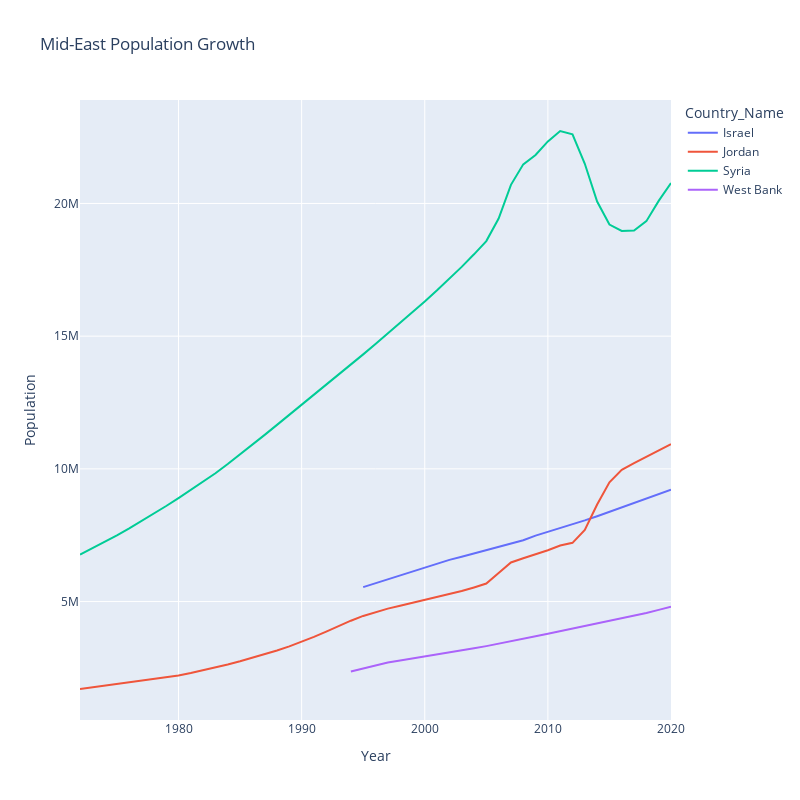

The cell this chart's notebook holds for it:
### Markdown cell above
# Plot new data

### Code cell
plot_gdp = px.line(df_plot.query('Country_Name.isin(["West Bank", "Israel", "Jordan", "Syria"])'), 'Year', 'Population', 
                   color='Country_Name', width=800, height=800, title='Mid-East Population Growth')
plot_gdp.show()

### Figure 1 — Plotly figure (JSON) as saved in the notebook; plotly's stock layout.template omitted (floating-point values rounded to 4 significant figures)
{"data": [{"hovertemplate": "Country_Name=Israel<br>Year=%{x}<br>Population=%{y}<extra></extra>", "legendgroup": "Israel", "line": {"color": "#636efa", "dash": "solid"}, "marker": {"symbol": "circle"}, "mode": "lines", "name": "Israel", "orientation": "v", "showlegend": true, "type": "scatter", "x": [1995, 1996, 1997, 1998, 1999, 2000, 2001, 2002, 2003, 2004, 2005, 2006, 2007, 2008, 2009, 2010, 2011, 2012, 2013, 2014, 2015, 2016, 2017, 2018, 2019, 2020], "xaxis": "x", "y": [5545000, 5692000, 5836000, 5971000, 6125000, 6289000, 6439000, 6570000, 6689700, 6809000, 6930100, 7053700, 7180100, 7308800, 7485600, 7623600, 7765800, 7910500, 8059500, 8215700, 8380100, 8546000, 8713300, 8882800, 9054000, 9215100], "yaxis": "y"}, {"hovertemplate": "Country_Name=Jordan<br>Year=%{x}<br>Population=%{y}<extra></extra>", "legendgroup": "Jordan", "line": {"color": "#EF553B", "dash": "solid"}, "marker": {"symbol": "circle"}, "mode": "lines", "name": "Jordan", "orientation": "v", "showlegend": true, "type": "scatter", "x": [1972, 1973, 1974, 1975, 1976, 1977, 1978, 1979, 1980, 1981, 1982, 1983, 1984, 1985, 1986, 1987, 1988, 1989, 1990, 1991, 1992, 1993, 1994, 1995, 1996, 1997, 1998, 1999, 2000, 2001, 2002, 2003, 2004, 2005, 2006, 2007, 2008, 2009, 2010, 2011, 2012, 2013, 2014, 2015, 2016, 2017, 2018, 2019, 2020], "xaxis": "x", "y": [1704787, 1767414, 1827584, 1886636, 1945141, 2005418, 2069104, 2138078, 2216903, 2306655, 2406349, 2514785, 2629939, 2751492, 2879799, 3014694, 3157177, 3310954, 3480587, 3666379, 3866887, 4075759, 4278166, 4458195, 4608676, 4733665, 4844403, 4950775, 5056174, 5163310, 5275532, 5396117, 5532423, 5678534, 6075548, 6473457, 6632873, 6780493, 6931258, 7109980, 7211863, 7694814, 8658026, 9494246, 9964656, 10215381, 10459865, 10698683, 10928721], "yaxis": "y"}, {"hovertemplate": "Country_Name=Syria<br>Year=%{x}<br>Population=%{y}<extra></extra>", "legendgroup": "Syria", "line": {"color": "#00cc96", "dash": "solid"}, "marker": {"symbol": "circle"}, "mode": "lines", "name": "Syria", "orientation": "v", "showlegend": true, "type": "scatter", "x": [1972, 1973, 1974, 1975, 1976, 1977, 1978, 1979, 1980, 1981, 1982, 1983, 1984, 1985, 1986, 1987, 1988, 1989, 1990, 1991, 1992, 1993, 1994, 1995, 1996, 1997, 1998, 1999, 2000, 2001, 2002, 2003, 2004, 2005, 2006, 2007, 2008, 2009, 2010, 2011, 2012, 2013, 2014, 2015, 2016, 2017, 2018, 2019, 2020], "xaxis": "x", "y": [6768544, 7003114, 7244901, 7497126, 7758673, 8029313, 8310217, 8600747, 8898954, 9203635, 9510754, 9835461, 10183138, 10540926, 10907619, 11281107, 11657772, 12034097, 12408996, 12782281, 13156406, 13537060, 13922626, 14313450, 14708879, 15103996, 15500542, 15901201, 16307654, 16727948, 17164021, 17611356, 18084007, 18583557, 19432009, 20703005, 21474059, 21827220, 22337563, 22730733, 22605577, 21495821, 20072232, 19205178, 18964252, 18983373, 19333463, 20098251, 20772595], "yaxis": "y"}, {"hovertemplate": "Country_Name=West Bank<br>Year=%{x}<br>Population=%{y}<extra></extra>", "legendgroup": "West Bank", "line": {"color": "#ab63fa", "dash": "solid"}, "marker": {"symbol": "circle"}, "mode": "lines", "name": "West Bank", "orientation": "v", "showlegend": true, "type": "scatter", "x": [1994, 1995, 1996, 1997, 1998, 1999, 2000, 2001, 2002, 2003, 2004, 2005, 2006, 2007, 2008, 2009, 2010, 2011, 2012, 2013, 2014, 2015, 2016, 2017, 2018, 2019, 2020], "xaxis": "x", "y": [2366298, 2474666, 2587997, 2706518, 2776568, 2848431, 2922153, 2997784, 3075373, 3154969, 3236626, 3320396, 3406334, 3494496, 3591977, 3689099, 3786161, 3882986, 3979998, 4076708, 4173398, 4270092, 4367088, 4454805, 4569087, 4685306, 4803269], "yaxis": "y"}], "layout": {"height": 800, "legend": {"title": {"text": "Country_Name"}, "tracegroupgap": 0}, "title": {"text": "Mid-East Population Growth"}, "width": 800, "xaxis": {"anchor": "y", "autorange": true, "domain": [0, 1], "range": [1972, 2020], "title": {"text": "Year"}, "type": "linear"}, "yaxis": {"anchor": "x", "autorange": true, "domain": [0, 1], "range": [536700.0, 23900000.0], "title": {"text": "Population"}, "type": "linear"}}}
